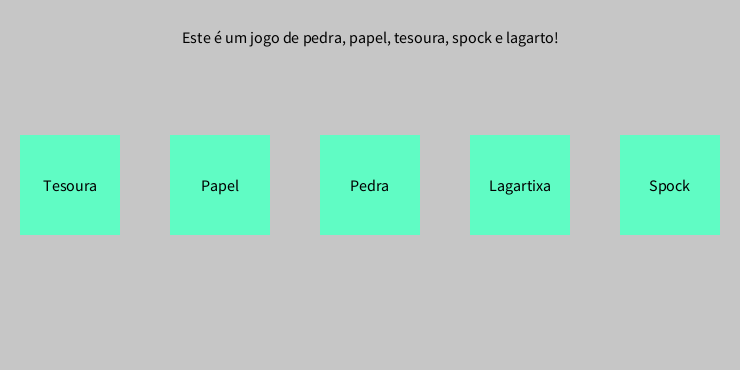
Frame 1 (no input)
Frame 60 (the mouse pressed at the canvas centre just before this capture): identical to frame 1, image omitted
Frame 120 (the mouse held since frame 60 and released just before this capture): identical to frame 1, image omitted

The Processing sketch that drew this single still picture (run headless with seeded random() and noise(); from frame 60 on, the mouse is pressed at the canvas centre):

// Processing sketch: exercicio_pedra_papel
// ── exercicio_pedra_papel.pde
int jogadaMaquina, jogadaUsuario;
float halfHeight;

void setup() {
  
  size(740, 370);
  textSize(16);
  rectMode(CENTER);
  textAlign(CENTER,CENTER);
  halfHeight = height/2;
  noStroke();
  //criacao da interface
  background(#c6c6c6);
  fill(#60FCC4);
  rect(70, halfHeight, 100, 100);
  rect(220, halfHeight, 100, 100);
  rect(370, halfHeight, 100, 100);
  rect(520, halfHeight, 100, 100);
  rect(670, halfHeight, 100, 100);
  fill(#000000);
  text("Este é um jogo de pedra, papel, tesoura, spock e lagarto!", width/2,(height/10)*1);
  text("Tesoura",70,halfHeight);
  text("Papel",220,halfHeight);
  text("Pedra",370,halfHeight);
  text("Lagartixa",520,halfHeight);
  text("Spock",670,halfHeight);
  
}

void draw() {
}

void mousePressed() {

  //Verificar e realizar escolha para a jogada
  if (mousePressed) {

    if ((mouseX > 20 && mouseX < 120) && (mouseY > 135 && mouseY < 235)) {
      jogadaUsuario = 1; //tesoura
      jogadaMaquina = int(random(1, 6));
    }
    if ((mouseX > 170 && mouseX < 270) && (mouseY > 135 && mouseY < 235)) {
      jogadaUsuario = 2;//papel
      jogadaMaquina = (int) random(1, 6);
    }
    if ((mouseX > 320 && mouseX < 420) && (mouseY > 135 && mouseY < 235)) {
      jogadaUsuario = 3;//pedra
      jogadaMaquina = (int) random(1, 6);
    }
    if ((mouseX > 470 && mouseX < 570) && (mouseY > 135 && mouseY < 235)) {
      jogadaUsuario = 4;//lagarto
      jogadaMaquina = (int) random(1, 6);
    }
    if ((mouseX > 620 && mouseX < 720) && (mouseY > 135 && mouseY < 235)) {
      jogadaUsuario = 5;//spock
      jogadaMaquina = (int) random(1, 6);
    }
    resultado();
  }
}

void resultado() {
  switch(jogadaUsuario) {
  case 1:
    println("Você escolheu Tesoura!");
    personagemMaquina();
    if (jogadaMaquina == 2 || jogadaMaquina == 4) {
      println("Você venceu!\n");
    } else if (jogadaMaquina == jogadaUsuario) {
      println("Empate\n");
    } else {
      println("Você perdeu!\n");
    }
    break;
  case 2:
  println("Você escolheu Papel!");
    personagemMaquina();
    if (jogadaMaquina == 3 || jogadaMaquina == 5) {
      println("Você venceu!\n");
    } else if (jogadaMaquina == jogadaUsuario) {
      println("Empate\n");
    } else {
      println("Você perdeu\n");
    }
    break;
  case 3:
  println("Você escolheu Pedra!");
    personagemMaquina();
    if (jogadaMaquina == 4 || jogadaMaquina == 1) {
      println("Você venceu!\n");
    } else if (jogadaMaquina == jogadaUsuario) {
      println("Empate\n");
    } else {
      println("Você perdeu\n");
    }
    break;
  case 4:
  println("Você escolheu Lagartixa!");
    personagemMaquina();
    if (jogadaMaquina == 5 || jogadaMaquina == 2) {
      println("Você venceu!\n");
    } else if (jogadaMaquina == jogadaUsuario) {
      println("Empate\n");
    } else {
      println("Você perdeu\n");
    }
    break;
  case 5:
  println("Você escolheu Spock!");
    personagemMaquina();
    if (jogadaMaquina == 1 || jogadaMaquina == 3) {
      println("Você venceu!\n");
    } else if (jogadaMaquina == jogadaUsuario) {
      println("Empate\n");
    } else {
      println("Você perdeu\n");
    }
    break;
  default:
    println("Faça sua jogada!\n");
}
fim();
}
void personagemMaquina() {
  switch(jogadaMaquina) {
  case 1:
    println("A máquina escolheu Tesoura!\n");
    break;
  case 2:
    println("A máquina escolheu Papel!\n");
    break;
  case 3:
    println("A máquina escolheu Pedra!\n");
    break;
  case 4:
    println("A máquina escolheu Lagartixa!\n");
    break;
  case 5:
    println("A máquina escolheu Spock!\n");
    break;
  }
}
void fim(){
  jogadaUsuario = 0;
  jogadaMaquina = 0;
}
